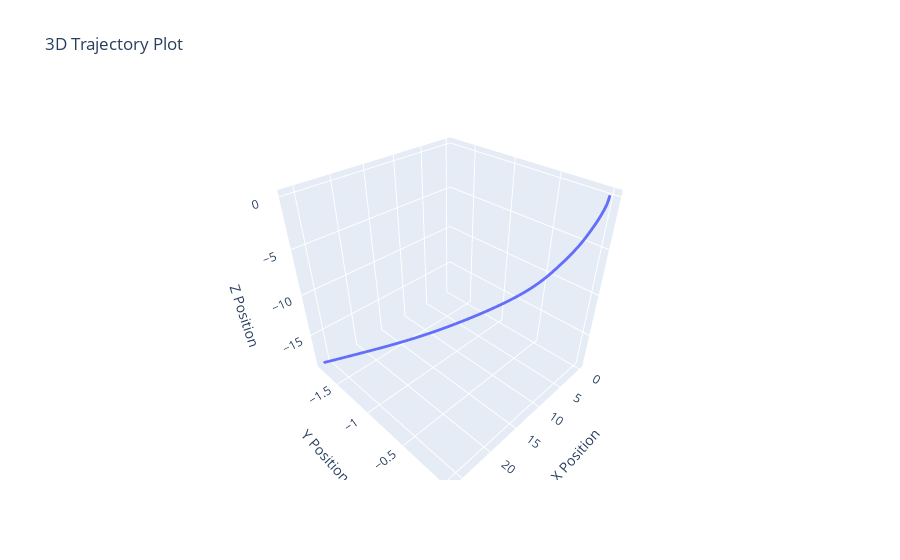

Write notebook code for a chart like this one.
### Markdown cell above
## Zero-Correction Kinematic Estimation

### Code cell
orientation = Rotation.from_quat([[1, 0, 0, 0]])
gravity = np.array([0, 0, -9.81])

velocity = np.zeros_like(acc_data)
position = np.zeros_like(acc_data)

for i in range(1, len(acc_data)):
    gyro_delta = gyro_data[i - 1] * delta_t
    orientation = orientation * Rotation.from_rotvec(gyro_delta)

    # rotate acc to global frame and sub gravity
    acc_GF = orientation.apply(acc_data[i - 1]) + gravity

    velocity[i] = velocity[i - 1] + acc_GF * delta_t
    position[i] = position[i - 1] + velocity[i] * delta_t

plot_trajectory(position)
compute_metrics(position, position_data)

### Figure 1 — Plotly figure (JSON) as saved in the notebook; plotly's stock layout.template omitted (floating-point values rounded to 4 significant figures; data arrays with more than 128 entries replaced by an {"elided": "..."} marker saying what was removed)
{"data": [{"marker": {"size": 1}, "mode": "markers+lines", "type": "scatter3d", "x": {"elided": "500 float values"}, "y": {"elided": "500 float values"}, "z": {"elided": "500 float values"}}], "layout": {"scene": {"xaxis": {"title": {"text": "X Position"}}, "yaxis": {"title": {"text": "Y Position"}}, "zaxis": {"title": {"text": "Z Position"}}}, "title": {"text": "3D Trajectory Plot"}}}
